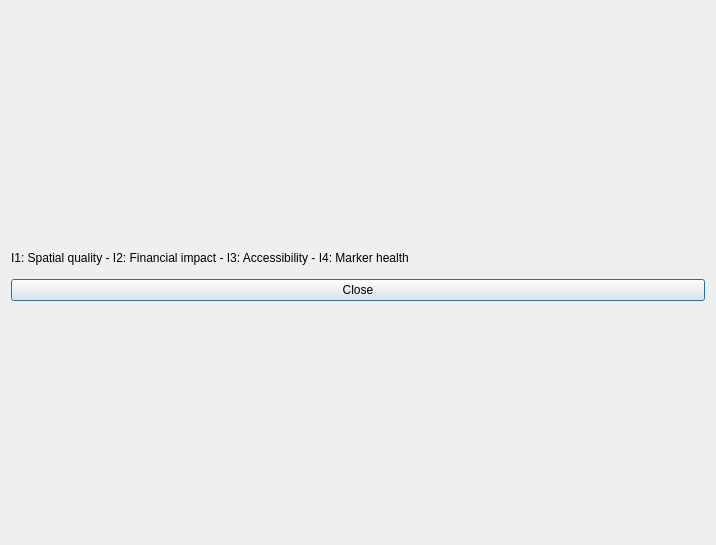
<?xml version="1.0" encoding="UTF-8"?>
<ui version="4.0">
 <class>IndicatorsDialogBase</class>
 <widget class="QDialog" name="IndicatorsDialogBase">
  <property name="geometry">
   <rect>
    <x>0</x>
    <y>0</y>
    <width>716</width>
    <height>545</height>
   </rect>
  </property>
  <property name="windowTitle">
   <string>Indicators</string>
  </property>
  <layout class="QGridLayout" name="gridLayout_2">
   <item row="0" column="0">
    <layout class="QGridLayout" name="gridLayout">
     <item row="0" column="0">
      <layout class="QVBoxLayout" name="chartLayout"/>
     </item>
     <item row="2" column="0">
      <widget class="QPushButton" name="closeIndicators">
       <property name="text">
        <string>Close</string>
       </property>
      </widget>
     </item>
     <item row="1" column="0">
      <widget class="QLabel" name="label">
       <property name="maximumSize">
        <size>
         <width>16777215</width>
         <height>30</height>
        </size>
       </property>
       <property name="text">
        <string>I1: Spatial quality - I2: Financial impact - I3: Accessibility - I4: Marker health</string>
       </property>
      </widget>
     </item>
    </layout>
   </item>
  </layout>
 </widget>
 <resources/>
 <connections/>
</ui>
